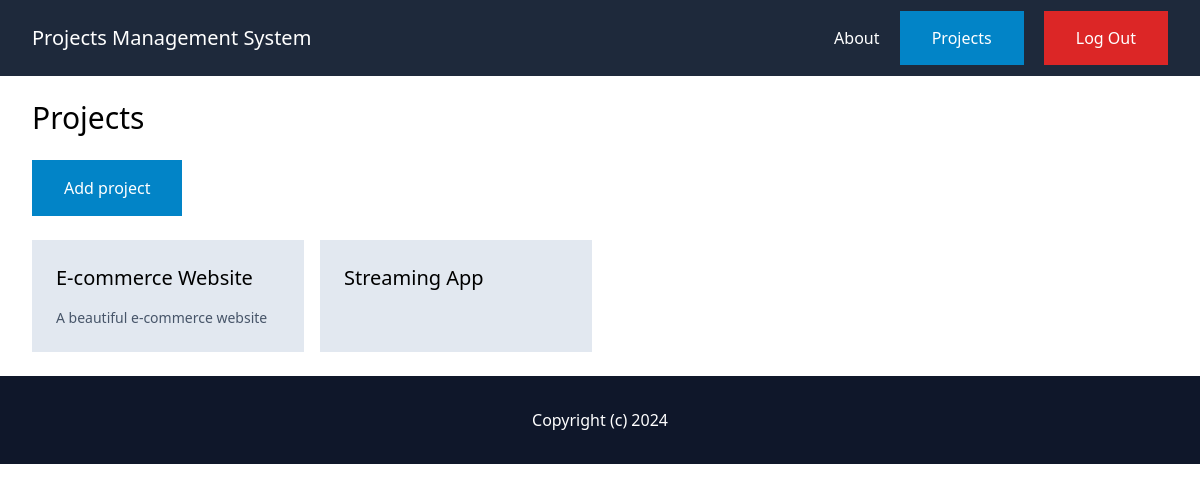
The app's page /projects/ (signed in), older data.
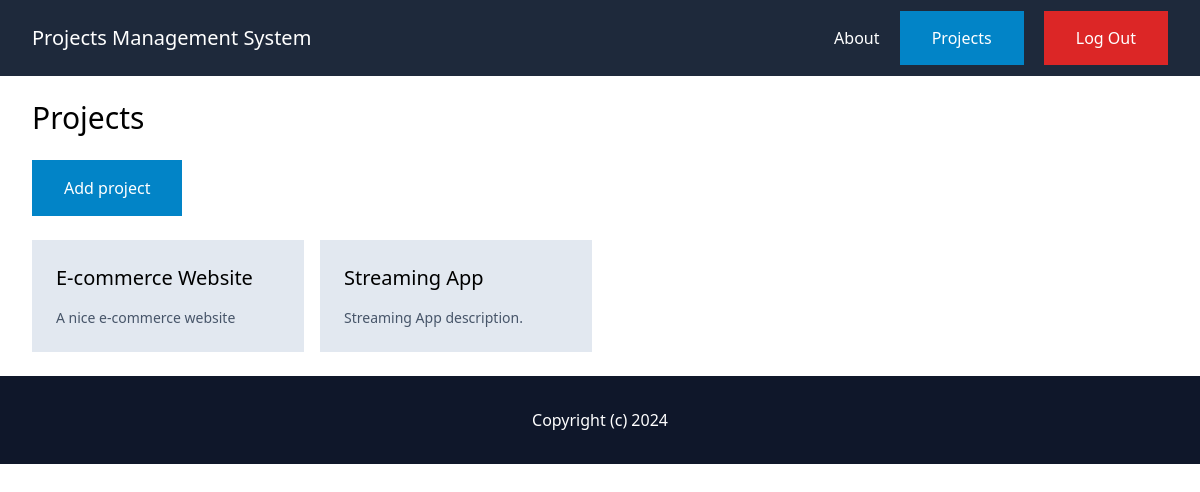
The same page, newer data.
### projects/models.py (models this page shows, shortened)
class Project(models.Model):
    id = models.UUIDField(primary_key=True, default=uuid.uuid4, editable=False)
    name = models.CharField(max_length=255)
    description = models.TextField(blank=True, null=True)
    created_by =  models.ForeignKey(User, related_name='projects', on_delete=models.CASCADE)

### projects/views.py (the view)
# urls.py: path('projects/', include('projects.urls')),
@login_required
def projects(request):
    projects = Project.objects.filter(created_by=request.user)
    return render(request, 'projects/projects.html', {
        'projects': projects
    })

### projects/templates/projects/projects.html (shortened to what this page needs)
{% extends 'core/base.html' %}
{% block content %}
    <h1 class="mb-6 text-3xl">Projects</h1>
    <a href="{% url 'project:add' %}" class="py-4 px-8 bg-sky-600 text-white inline-block">Add project</a>
    <div class="mt-6 grid grid-cols-4 gap-4">
        {% for project in projects %}
            <div class="py-6 px-6 bg-slate-200">
                <a href="{% url 'project:project' project.id %}">
                    <h2 class="mb-4 text-xl">{{ project.name }}</h2>
                    <p class="text-sm text-slate-600">
                        {{ project.description }}
                    </p>
                </a>
            </div>
        {% endfor %}
    </div>
{% endblock %}

Row changes from the older to the newer data that the page shows:
changed Project "E-commerce Website": description "A beautiful e-commerce website" → "A nice e-commerce website"
changed Project "Streaming App": description (not shown) → "Streaming App description."
